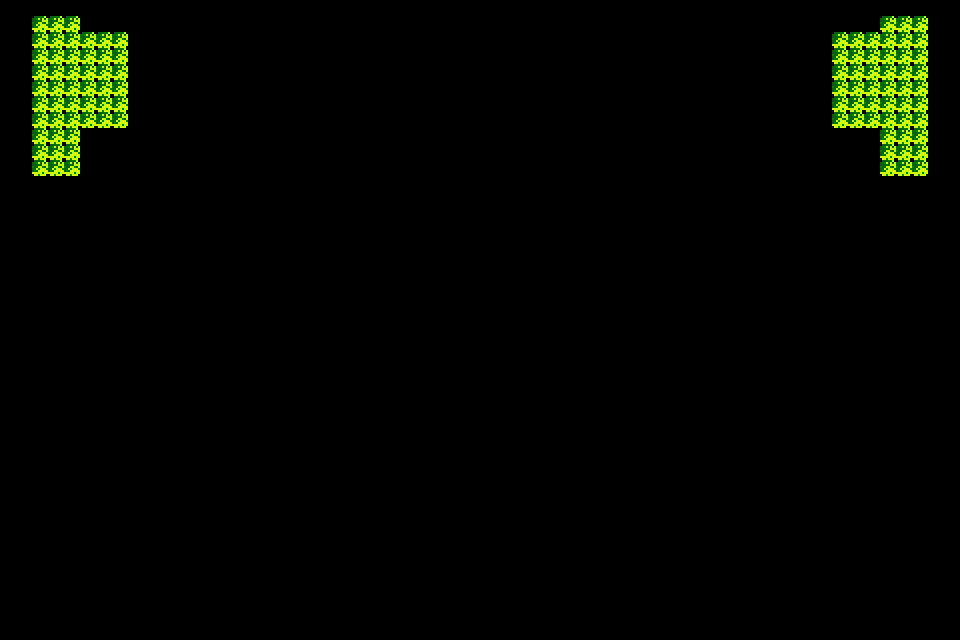

The image is a tile-based game level rendered from a .tmx file. Its description and source (layers, tilesets, objects; grid data summarised) follow:
An orthogonal 60x40 tile map with 16x16 px tiles, 1 tile layer (back).

<map version="1.0" tiledversion="1.1.3" orientation="orthogonal" renderorder="right-up" width="60" height="40" tilewidth="16" tileheight="16" infinite="0" nextobjectid="1">
 <tileset firstgid="1" name="base" tilewidth="16" tileheight="16" tilecount="28" columns="14">
  <image source="tile.png" width="224" height="32" />
 </tileset>
 <layer name="back" width="60" height="40">
  <data>[2400 cells, 96 non-empty, 3 distinct tile ids]</data>
 </layer>
</map>
